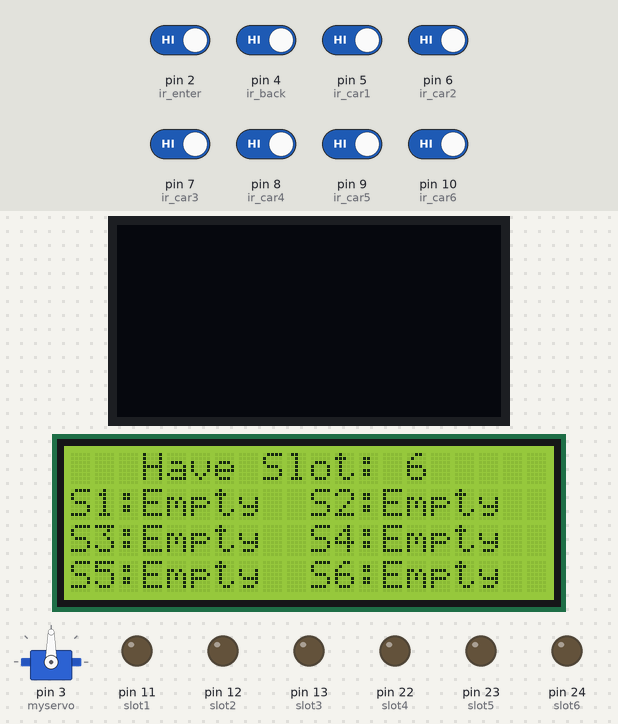
A sketch run on a simulated Arduino Mega 2560, built with avr-gcc and run on an emulated ATmega2560. Shown: 128×64 one-colour display, servo, 20×4 character LCD, output pins drawn as LEDs (lit = HIGH). The test bench sets the inputs (shaded band); at power-on: pin 2 (ir_enter), pin 4 (ir_back), pin 5 (ir_car1), pin 6 (ir_car2), pin 7 (ir_car3), pin 8 (ir_car4), pin 9 (ir_car5), pin 10 (ir_car6) HIGH. The display library's start-up logo is not drawn; what the sketch prints to the serial monitor is not drawn.

Above: at 3.3 s.
3.4 s: pin 2 (ir_enter) driven LOW
At 4.6 s:
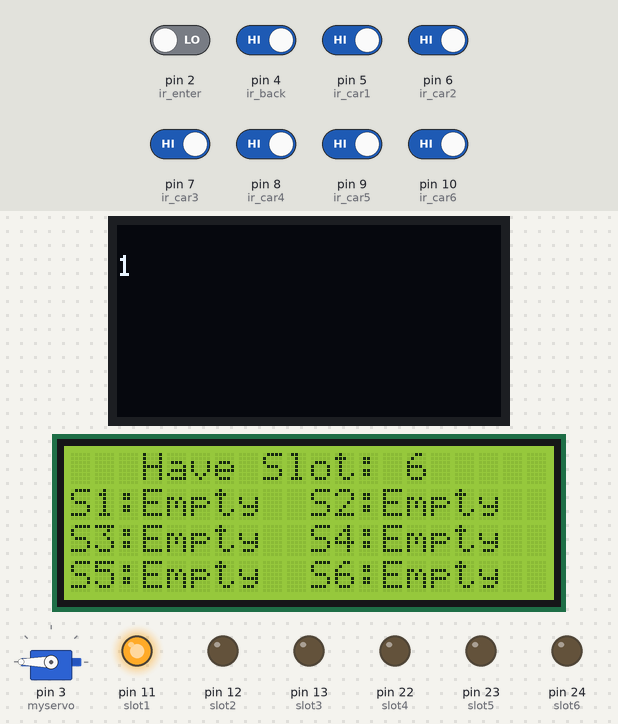
6.4 s: pin 5 (ir_car1) driven LOW
At 7.0 s:
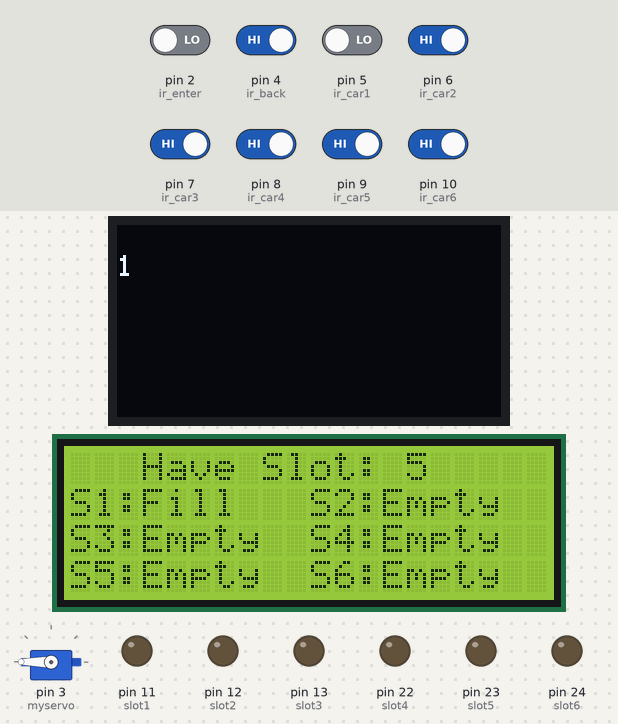
7.9 s: pin 6 (ir_car2) driven LOW
At 8.8 s:
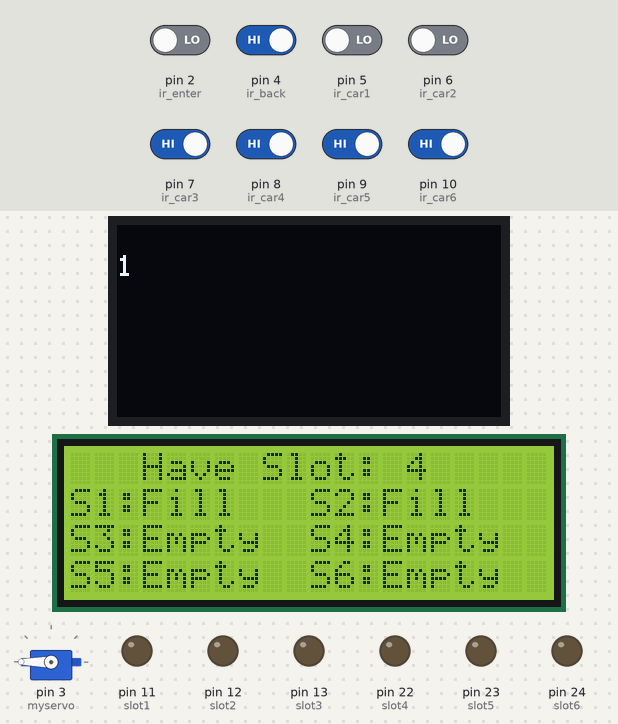
9.5 s: pin 7 (ir_car3) driven LOW
At 10.3 s:
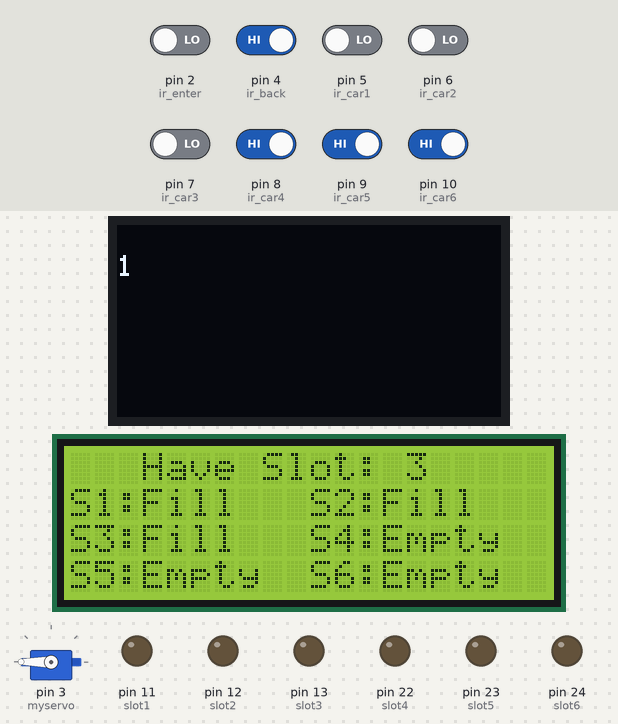
11.0 s: pin 8 (ir_car4) driven LOW
At 11.8 s:
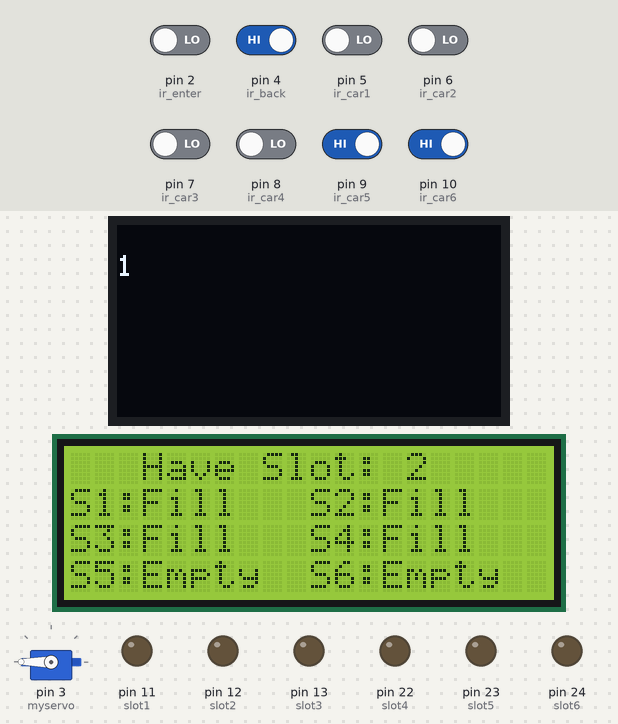
12.5 s: pin 9 (ir_car5) driven LOW
At 12.9 s:
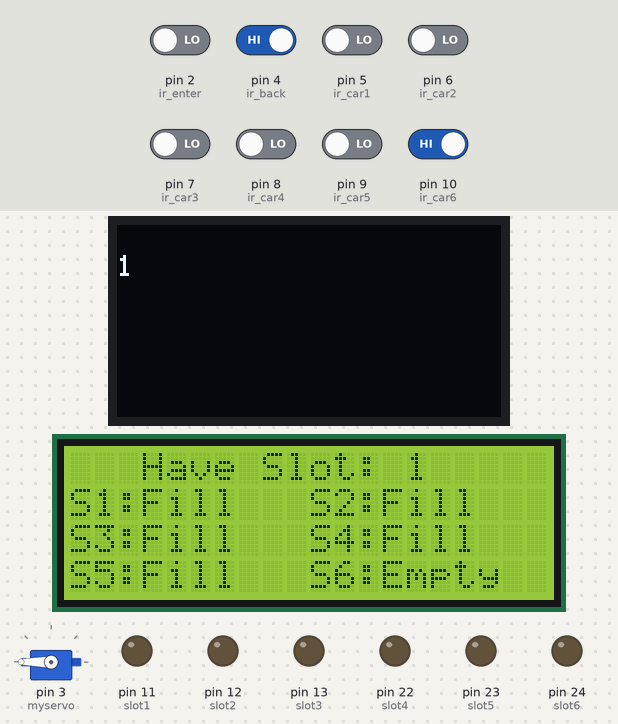
Timing chart, 0 to 15.0 s (numbered marks = the images above; inputs shaded):
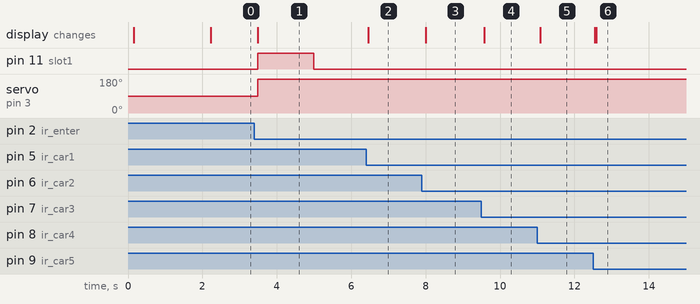

The sketch:

smart_parking.ino
```cpp
#include <Servo.h>
#include <Wire.h>
#include <SPI.h>
#include <Adafruit_GFX.h>
#include <Adafruit_SSD1306.h>

#define SCREEN_WIDTH 128
#define SCREEN_HEIGHT 64

#include <LiquidCrystal_I2C.h>

#define OLED_RESET -1
Adafruit_SSD1306 display(SCREEN_WIDTH, SCREEN_HEIGHT, &Wire, OLED_RESET);

LiquidCrystal_I2C lcd(0x27, 20, 4);

Servo myservo;

#define ir_enter 2
#define ir_back 4
#define ir_car1 5
#define ir_car2 6
#define ir_car3 7
#define ir_car4 8
#define ir_car5 9
#define ir_car6 10

#define slot1 11
#define slot2 12
#define slot3 13
#define slot4 22
#define slot5 23
#define slot6 24

int pin_array[6] = {slot1, slot2, slot3, slot4, slot5, slot6};
int data_array[6];
int flag1 = 0, flag2 = 0;
int slot = 6;

void setup()
{
    Serial.begin(9600);

    if (!display.begin(SSD1306_SWITCHCAPVCC, 0x3C))
    {
        Serial.println(F("SSD1306 allocation failed"));
        for (;;)
            ;
    }
    display.display();
    display.clearDisplay();

    pinMode(ir_car1, INPUT);
    pinMode(ir_car2, INPUT);
    pinMode(ir_car3, INPUT);
    pinMode(ir_car4, INPUT);
    pinMode(ir_car5, INPUT);
    pinMode(ir_car6, INPUT);

    pinMode(slot1, OUTPUT);
    pinMode(slot2, OUTPUT);
    pinMode(slot3, OUTPUT);
    pinMode(slot4, OUTPUT);
    pinMode(slot5, OUTPUT);
    pinMode(slot6, OUTPUT);

    pinMode(ir_enter, INPUT);
    pinMode(ir_back, INPUT);

    myservo.attach(3);
    myservo.write(90);

    lcd.begin();
    lcd.setCursor(0, 1);
    lcd.print(" STIST Car parking ");
    lcd.setCursor(0, 2);
    lcd.print("       System     ");
    delay(2000);
    lcd.clear();
    for (int i = 0; i < 6; i++)
    {
    digitalWrite(pin_array[i], LOW);
    }
    Read_Sensor();
}

void loop()
{

    Read_Sensor();

    lcd.setCursor(0, 0);
    lcd.print("   Have Slot: ");
    lcd.print(slot);
    lcd.print("    ");
    lcd.setCursor(0, 1);

    if (data_array[0] == 0)
    {
        lcd.print("S1:Fill ");
    }
    else
    {
        lcd.print("S1:Empty");
    }

    lcd.setCursor(10, 1);
    if (data_array[1] == 0)
    {
        lcd.print("S2:Fill ");
    }
    else
    {
        lcd.print("S2:Empty");
    }

    lcd.setCursor(0, 2);
    if (data_array[2] == 0)
    {
        lcd.print("S3:Fill ");
    }
    else
    {
        lcd.print("S3:Empty");
    }

    lcd.setCursor(10, 2);
    if (data_array[3] == 0)
    {
        lcd.print("S4:Fill ");
    }
    else
    {
        lcd.print("S4:Empty");
    }

    lcd.setCursor(0, 3);
    if (data_array[4] == 0)
    {
        lcd.print("S5:Fill ");
    }
    else
    {
        lcd.print("S5:Empty");
    }

    lcd.setCursor(10, 3);
    if (data_array[5] == 0)
    {
        lcd.print("S6:Fill ");
    }
    else
    {
        lcd.print("S6:Empty");
    }

    if (digitalRead(ir_enter) == 0 && flag1 == 0)
    {
        if (slot > 0)
        {
            flag1 = 1;
            if (flag2 == 0)
            {
                myservo.write(180);
                find_slot();
            }
        }
        else
        {
            lcd.setCursor(0, 0);
            lcd.print(" Sorry Parking Full ");
            delay(1500);
        }
    }

    if (digitalRead(ir_back) == 0 && flag2 == 0)
    {
        flag2 = 1;
        if (flag1 == 0)
        {
            myservo.write(180);
        }
    }

    if (flag1 == 1 && flag2 == 1)
    {
        delay(1000);
        myservo.write(90);
        flag1 = 0, flag2 = 0;
    }

    delay(1);
}

void find_slot()
{
    Read_Sensor();
    for (int i = 0; i < 6; i++)
    {
        if (data_array[i] == 1)
        {
            display.clearDisplay();
            display.setTextSize(1);
            display.setTextColor(WHITE);
            display.setCursor(0, 10);
            display.println(i + 1);
            display.display();
            Serial.print("Please park in slot number:");
            Serial.print(i + 1);
            Serial.println("");
            digitalWrite(pin_array[i], HIGH);
            delay(1500);
            digitalWrite(pin_array[i], LOW);
            return;
        }
    }
}

void Read_Sensor()
{
    slot = 0;

    for (int i = 0; i < 6; i++)
    {
        int sensor_value = digitalRead(i + 5);
        data_array[i] = sensor_value;
        slot += sensor_value;
    }
}
```

Measured:
- after the input at 3.4 s, pin 11 (slot1): LOW → HIGH after 0.09 s, → LOW 1.5 s later; servo on pin 3 (myservo): 90° → 180° after 0.09 s; the display: changes after 0.09 s (image 1)
- after the input at 6.4 s, the display: changes after 0.05 s (image 2)
- after the input at 7.9 s, the display: changes after 0.10 s (image 3)
- after the input at 9.5 s, the display: changes after 0.08 s (image 4)
- after the input at 11.0 s, the display: changes after 0.09 s (image 5)
- after the input at 12.5 s, the display: first changes at once (image 6 shows a later state)
